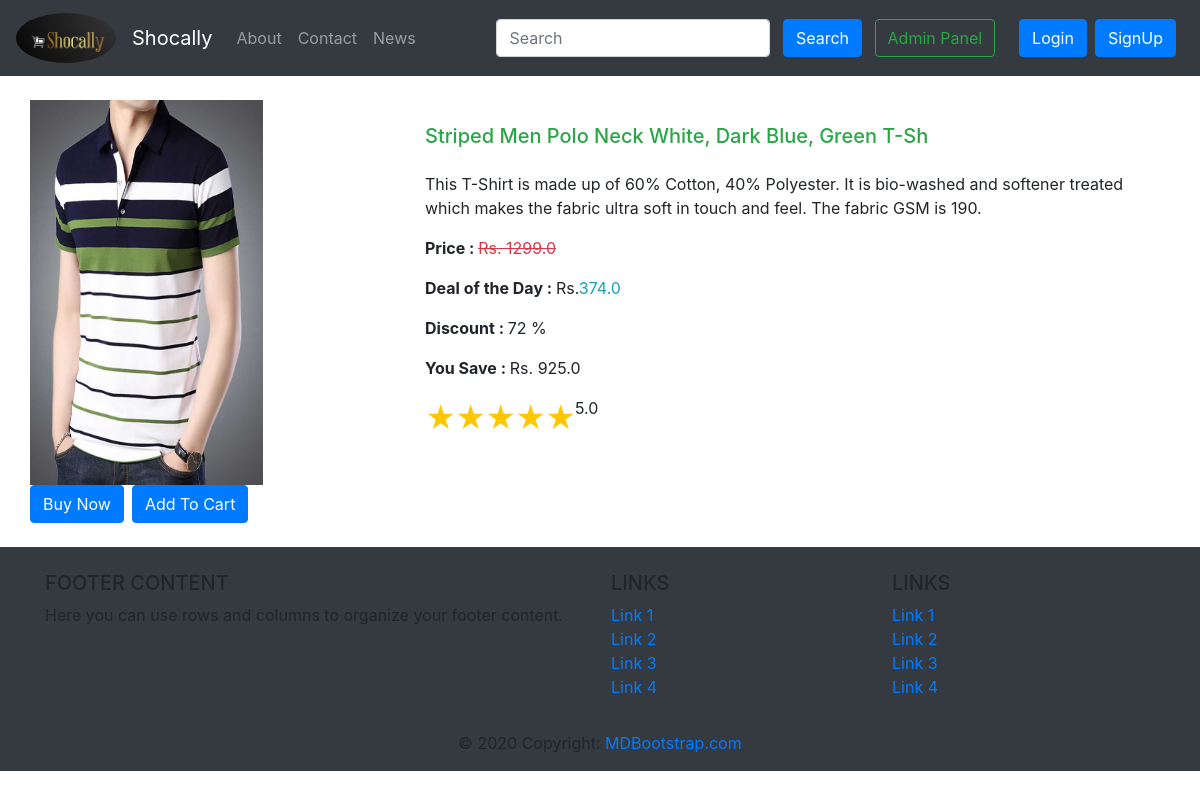
The app's page /shop/productView/32 with its own data.
### shop/models.py (models this page shows, shortened)
class Product(models.Model):
    product_id = models.AutoField
    seller = models.ForeignKey(Seller,on_delete=models.CASCADE)            # one to many relationship
    product_name = models.CharField(max_length=50, default="")
    category = models.CharField(max_length=50, default="")
    subCategory = models.CharField(max_length=50, default="")
    originalPrice = models.FloatField(default=0.0)
    price = models.FloatField(default=0.0)
    desc = models.TextField()
    image = models.ImageField(upload_to='shop/images', default="")
    rating = models.FloatField(default=0.0)
    ratingNo = models.IntegerField(default=0)                             # Number of rating by users
    inStock = models.IntegerField(default=0)
    @property
    def Save(self):
        return self.originalPrice - self.price
    @property
    def Discount(self):
        return 100-int((self.price/self.originalPrice)*100)

### shop/views.py (the view)
# urls.py: path("productView/<int:prodid>", views.productView, name="productView"),
def productView(request,prodid):
    product = Product.objects.filter(id=prodid)
    recommendations = []
    return render(request, 'shop/prodView.html', {'product':product[0]})

### templates/shop/prodView.html (shortened to what this page needs)
{% extends 'base.html' %}
{% load static %}
{% block link %}
<link rel="stylesheet" href="{% static 'css/shop/ratingStyle.css' %}">
<link rel="stylesheet" href="{% static 'css/shop/slider.css' %}">
{% endblock %}
{% block body %}
<div class="container my-4">
    <div class="row">
    <div class="col-md-4">
    <div class="row">
        <img src="/media/{{product.image}}"  width="233px" height="385px">
    </div>
        <div class="row">
            <button type="button" class="btn btn-primary mr-2" id="buy{{product.id}}"  data-toggle="modal" data-target="#buyModal">
            Buy Now
            </button>
            <span id="divpr{{product.id}}" class="divpr" >
                <button id="pr{{product.id}}" class="btn btn-primary cart">Add To Cart</button>
            </span>
        </div>
    </div>
    <div class="col-md-8">
        <h5 class="text-success my-4" id="namepr{{product.id}}">{{product.product_name|title}}</h5>
        <p>{{product.desc}}</p>
        {% if product.Save is not 0 %}
          <p><b>Price : </b> <del class="text-danger">Rs. {{product.originalPrice}} </del></p>
          <p><b>Deal of the Day  : </b> Rs.<span class="text-info" id="pricepr{{product.id}}">{{product.price}}</span></p>
          <p><b>Discount : </b> {{product.Discount}} %</p>
          <p><b>You Save : </b> Rs. {{ product.Save}} </p>
        {% else %}
        <p><b>Deal of the Day  : </b>Rs. {{product.originalPrice}}</p>
        {% endif %}
        <div class="rate m-0 p-0" id="rating" data-toggle="modal" data-target="#RatingModal">
          <label for="star5" title="text">5 stars</label>
          <label for="star4" title="text">4 stars</label>
          <label for="star3" title="text">3 stars</label>
          <label for="star2" title="text">2 stars</label>
          <label for="star1" title="text">1 star</label>
      </div>
      <p>{{product.rating}}<p>
    </div>
    </div>
</div>
{% endblock %}

### static/css/shop/ratingStyle.css (style rules this page uses)
fieldset, label { margin: 0; padding: 0; }
* { margin: 0; padding: 0; }
.rate { float: left; height: 46px; padding: 0 0px; }
.rate:not(:checked) > label { float:right; width:1em; overflow:hidden; white-space:nowrap; cursor:pointer; font-size:30px; color:#ccc; }
.rate:not(:checked) > label:before { content: '★ '; }
.rate > input:checked ~ label { color: #ffc700; }

### records on screen
Product: image (picture), product_name "Striped Men Polo Neck White, Dark Blue, Green T-Sh", desc "This T-Shirt is made up of 60% Cotton, 40% Polyester. It is bio-washed and softener treated which makes the fabric ultra soft in touch and feel. The fabric GSM is 190.", originalPrice "1299.0", price "374.0", Discount "72", Save "925.0", rating "5.0"
